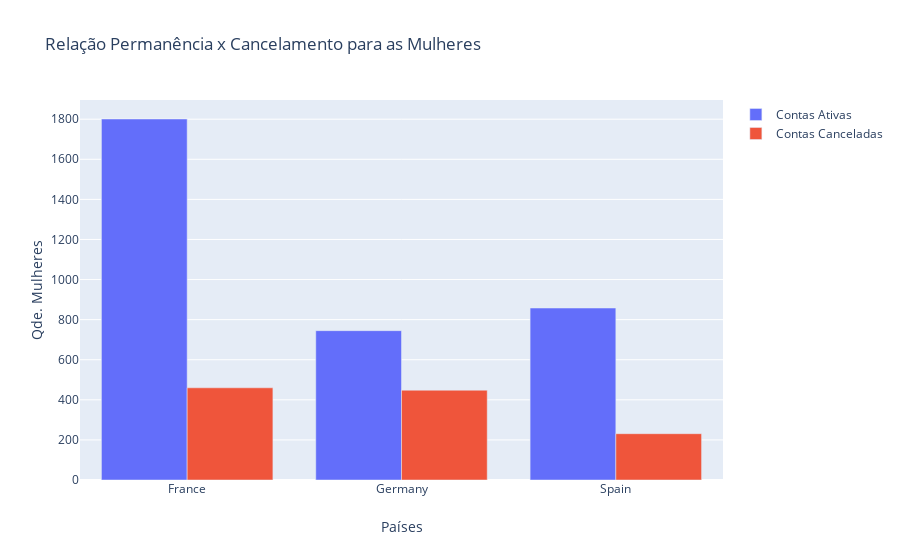

Here is the notebook cell this chart was saved with:
### Code cell
data = [go.Bar(x=x, y=y1, name='Contas Ativas'), go.Bar(x=x, y=y2, name='Contas Canceladas')]

configuracoes_layout = go.Layout(title='Relação Permanência x Cancelamento para as Mulheres', 
                                 xaxis={'title': 'Países'}, 
                                 yaxis={'title': 'Qde. Mulheres'})
fig = go.Figure(data=data, layout=configuracoes_layout)
py.iplot(fig, filename='Permanencia X Cancelamento para mulheres')

### Figure 1 — Plotly figure (JSON) as saved in the notebook; plotly's stock layout.template omitted (floating-point values rounded to 4 significant figures)
{"data": [{"name": "Contas Ativas", "type": "bar", "x": ["France", "Germany", "Spain"], "y": [1801, 745, 858]}, {"name": "Contas Canceladas", "type": "bar", "x": ["France", "Germany", "Spain"], "y": [460, 448, 231]}], "layout": {"title": {"text": "Relação Permanência x Cancelamento para as Mulheres"}, "xaxis": {"title": {"text": "Países"}}, "yaxis": {"title": {"text": "Qde. Mulheres"}}}}
